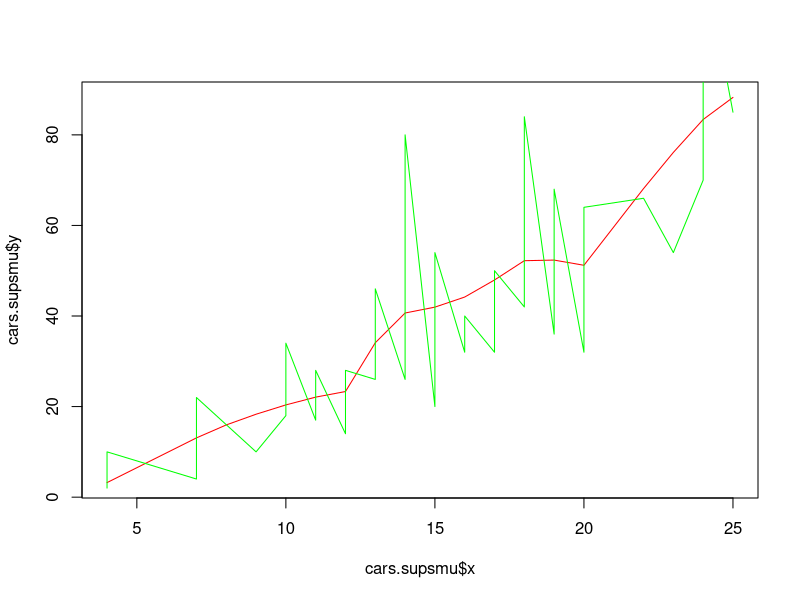

Source code (R):
## ---- chunk 1
knitr::opts_chunk$set(echo = TRUE)
## ---- chunk 2
library(datasets)
data(cars)
head(cars)
cars.supsmu = supsmu(cars$speed, cars$dist, bass = 0, span = "cv")
cars.supsmu
library(ggplot2)
# qplot(x = cars.supsmu$x, y = cars.supsmu$y)
plot(x = cars.supsmu$x, y = cars.supsmu$y, type = "l", col = "red")
lines(x = cars$speed, y = cars$dist, col = "green")
